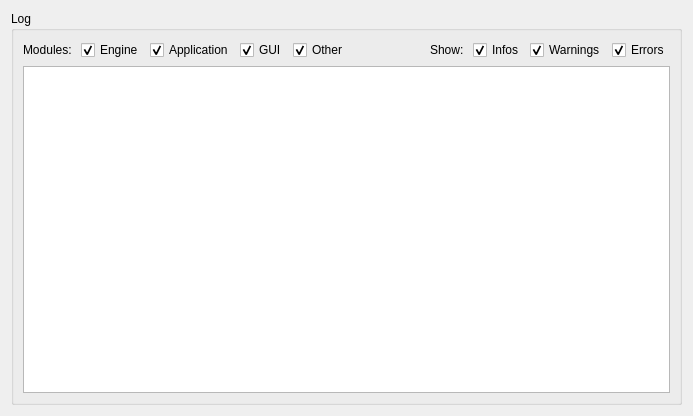
<?xml version="1.0" encoding="UTF-8"?>
<ui version="4.0">
 <class>Eventlog</class>
 <widget class="QWidget" name="Eventlog">
  <property name="geometry">
   <rect>
    <x>0</x>
    <y>0</y>
    <width>693</width>
    <height>416</height>
   </rect>
  </property>
  <property name="windowTitle">
   <string>Log</string>
  </property>
  <property name="windowIcon">
   <iconset resource="resource.qrc">
    <normaloff>:/resource/16x16_ico_png/ico_info.png</normaloff>:/resource/16x16_ico_png/ico_info.png</iconset>
  </property>
  <layout class="QGridLayout" name="gridLayout">
   <item row="0" column="0">
    <widget class="QGroupBox" name="groupBox_6">
     <property name="title">
      <string>Log</string>
     </property>
     <property name="flat">
      <bool>false</bool>
     </property>
     <layout class="QGridLayout" name="gridLayout_9">
      <item row="1" column="0">
       <widget class="QListView" name="listLog">
        <property name="contextMenuPolicy">
         <enum>Qt::CustomContextMenu</enum>
        </property>
       </widget>
      </item>
      <item row="0" column="0">
       <layout class="QHBoxLayout" name="horizontalLayout">
        <item>
         <widget class="QLabel" name="label">
          <property name="text">
           <string>Modules: </string>
          </property>
         </widget>
        </item>
        <item>
         <widget class="QCheckBox" name="chkEng">
          <property name="text">
           <string>Engine</string>
          </property>
          <property name="checked">
           <bool>true</bool>
          </property>
         </widget>
        </item>
        <item>
         <widget class="QCheckBox" name="chkApp">
          <property name="text">
           <string>Application</string>
          </property>
          <property name="checked">
           <bool>true</bool>
          </property>
         </widget>
        </item>
        <item>
         <widget class="QCheckBox" name="chkGui">
          <property name="text">
           <string>GUI</string>
          </property>
          <property name="checked">
           <bool>true</bool>
          </property>
         </widget>
        </item>
        <item>
         <widget class="QCheckBox" name="chkOther">
          <property name="text">
           <string>Other</string>
          </property>
          <property name="checked">
           <bool>true</bool>
          </property>
         </widget>
        </item>
        <item>
         <spacer name="horizontalSpacer">
          <property name="orientation">
           <enum>Qt::Horizontal</enum>
          </property>
          <property name="sizeHint" stdset="0">
           <size>
            <width>40</width>
            <height>20</height>
           </size>
          </property>
         </spacer>
        </item>
        <item>
         <widget class="QLabel" name="label_2">
          <property name="text">
           <string>Show: </string>
          </property>
         </widget>
        </item>
        <item>
         <widget class="QCheckBox" name="chkInfo">
          <property name="text">
           <string>Infos</string>
          </property>
          <property name="checked">
           <bool>true</bool>
          </property>
         </widget>
        </item>
        <item>
         <widget class="QCheckBox" name="chkWarn">
          <property name="text">
           <string>Warnings</string>
          </property>
          <property name="checked">
           <bool>true</bool>
          </property>
         </widget>
        </item>
        <item>
         <widget class="QCheckBox" name="chkError">
          <property name="text">
           <string>Errors</string>
          </property>
          <property name="checked">
           <bool>true</bool>
          </property>
         </widget>
        </item>
       </layout>
      </item>
     </layout>
    </widget>
   </item>
  </layout>
  <action name="actionClearLog">
   <property name="icon">
    <iconset resource="resource.qrc">
     <normaloff>:/resource/16x16_ico_png/ico_clear.png</normaloff>:/resource/16x16_ico_png/ico_clear.png</iconset>
   </property>
   <property name="text">
    <string>Clear</string>
   </property>
   <property name="toolTip">
    <string>Clear log</string>
   </property>
  </action>
 </widget>
 <resources>
  <include location="resource.qrc"/>
 </resources>
 <connections/>
</ui>
